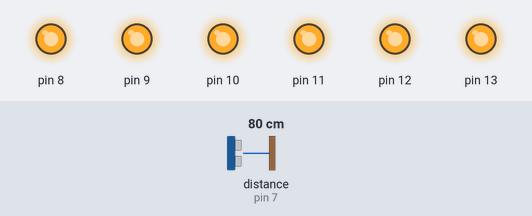
Recording of a sketch running on a simulated Arduino Uno, built with avr-gcc and run on an emulated ATmega328P. Parts: output pins drawn as LEDs (lit = HIGH). Wiring (inferred from the names in the program): ultrasonic range finder: trigger pin 6; echo pin 7. Inputs (shaded band) come from the test bench; at power-on: distance to the obstacle (sensor on pin 7) 80 cm. The echo pulse lasts 58.3 µs per cm; pins used as bus, display or sensor lines are not drawn; what the sketch prints to the serial monitor is not drawn.

Above: at 1.3 s.
1.4 s: distance to the obstacle (sensor on pin 7) set to 19 cm
2.9 s: distance to the obstacle (sensor on pin 7) set to 16 cm
At 3.7 s:
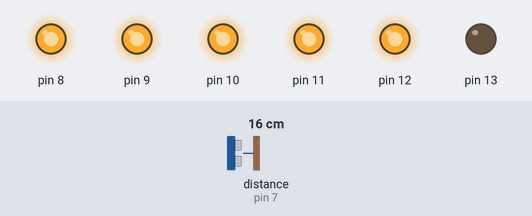
4.5 s: distance to the obstacle (sensor on pin 7) set to 2 cm
At 4.9 s:
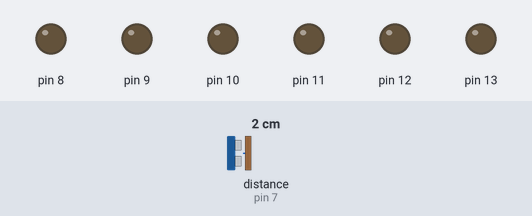
6.0 s: distance to the obstacle (sensor on pin 7) set to 4 cm
7.5 s: distance to the obstacle (sensor on pin 7) set to 7 cm
At 8.6 s:
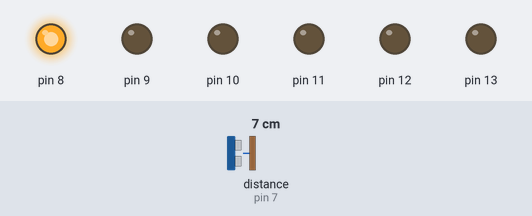
9.0 s: distance to the obstacle (sensor on pin 7) set to 9 cm
At 9.8 s:
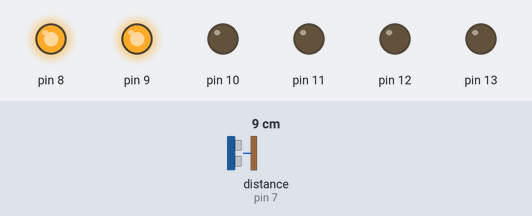
Timing chart, 0 to 11.5 s (numbered marks = the images above; inputs shaded):
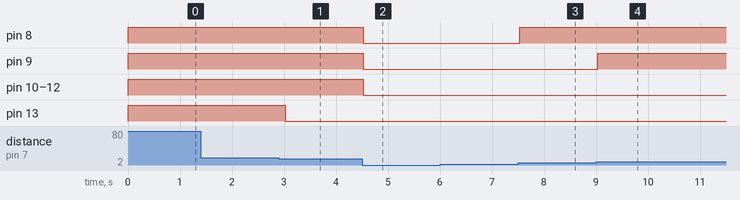

Measured:
- the behaviour switches between 18 and 17 cm on distance to the obstacle (sensor on pin 7) (found by bisection; images 0 and 1)
- the behaviour switches between 5 and 6 cm on distance to the obstacle (sensor on pin 7) (found by bisection; images 2 and 3)
- the behaviour switches between 7 and 8 cm on distance to the obstacle (sensor on pin 7) (found by bisection; images 3 and 4)
- after the input at 1.4 s, every drawn part: stays the same
- after the input at 2.9 s, pin 13: HIGH → LOW after 0.12 s
- after the input at 4.5 s, pin 8–12: HIGH → LOW at once
- after the input at 6.0 s, every drawn part: stays the same
- after the input at 7.5 s, pin 8: LOW → HIGH at once
- after the input at 9.0 s, pin 9: LOW → HIGH at once

The sketch:

sketch.ino
```cpp
#define TRIGGER 6
#define ECHO 7

int inches, duration;

void setup() {
  Serial.begin(9600);
  for (int i = 8; i <= 13; i++)
    pinMode(i, OUTPUT);
  pinMode(TRIGGER, OUTPUT);
  pinMode(ECHO, INPUT);
}

void loop() {
  digitalWrite(TRIGGER, LOW);
  delayMicroseconds(5);
  digitalWrite(TRIGGER, HIGH);
  delayMicroseconds(10);
  digitalWrite(TRIGGER, LOW);

  duration = pulseIn(ECHO, HIGH);

  inches = (duration / 2) / 74;
  if (inches < 6) {
    Serial.print("b");
  } else {
    Serial.print("a");
  }

  for (int i = 0; i <= 6; i++) {
    if (inches > i + 1) {
      digitalWrite(i + 8, HIGH);
    } else {
      digitalWrite(i + 8, LOW);
    }
  }

  delay(500);
}
```
